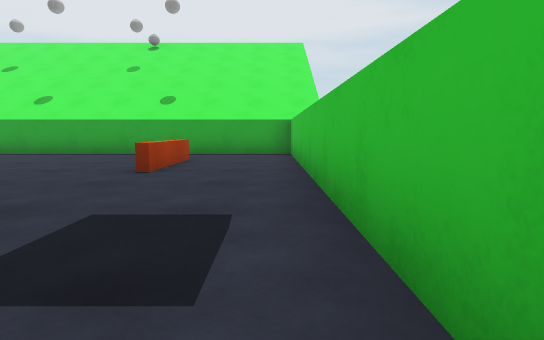
[1] (above)

20 first-person views from a walk through a scene from a Unity 3-D project. The camera is 0.58 m above the floor, tilts 6° down and sees 75° across. The floor is counted in squares, 1 m on a side. Each view is taken from the middle of a square. On the plan, view 1 faces up. The plan holds only what a view shows up to about 10 squares ahead; the rest is blank. The place goes on beyond the plan. The player character is not drawn. Surface patterns are stand-ins for the level's own textures.

[2]
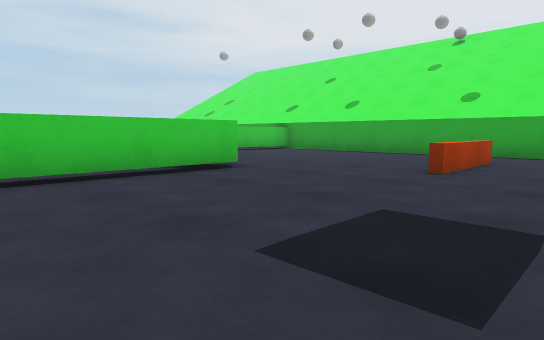

[3]
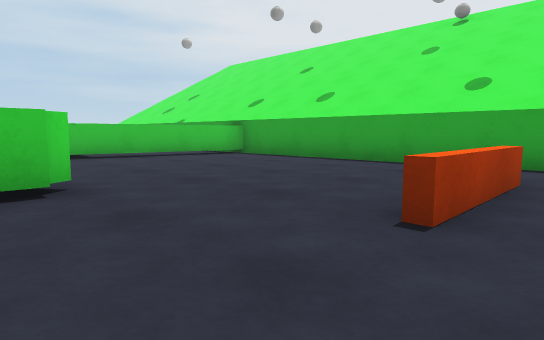

[4]
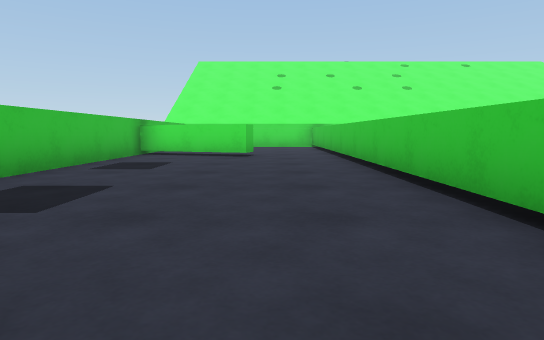

[5]
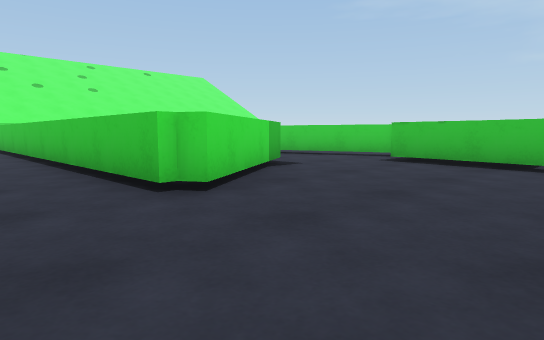

[6]
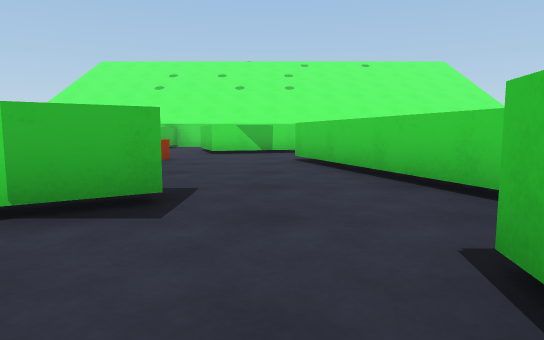

[7]
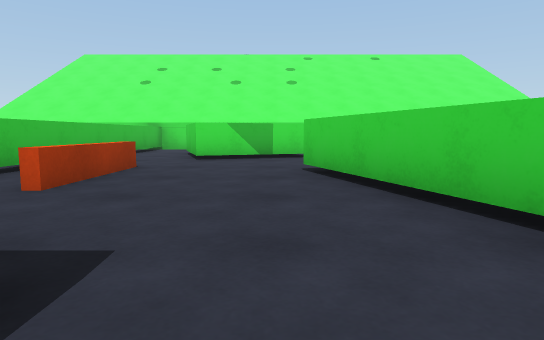

[8]
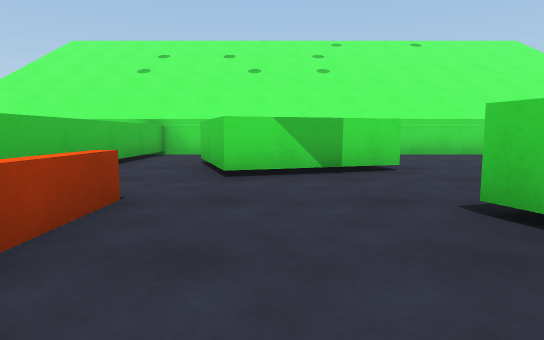

[9]
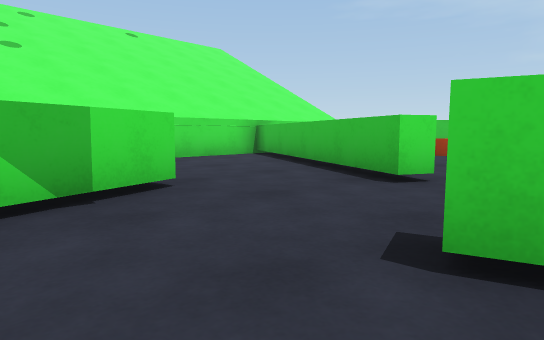

[10]
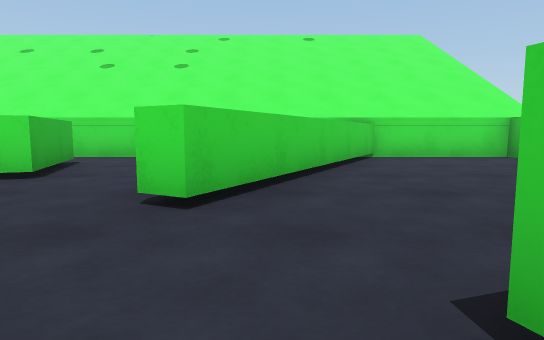

[11]
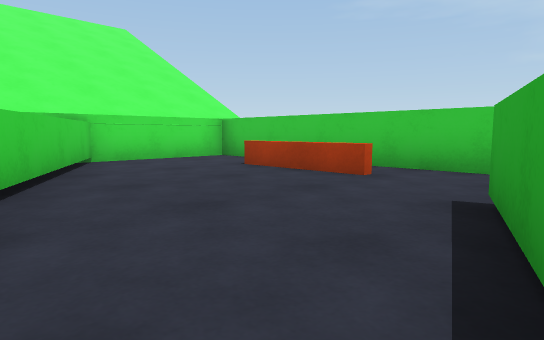

[12]
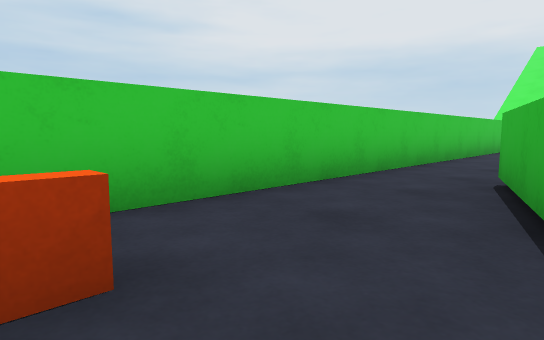

[13]
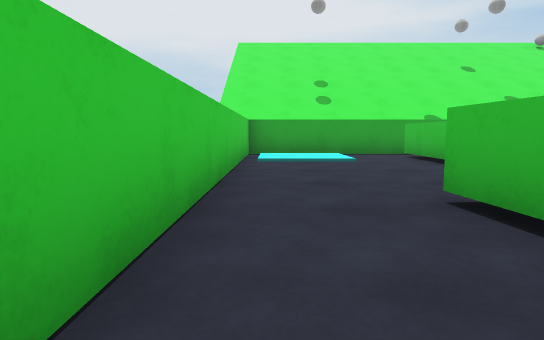

[14]
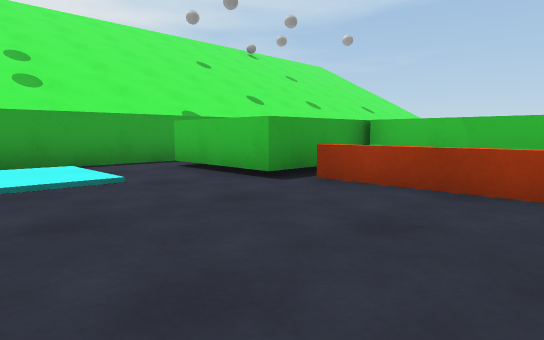

[15]
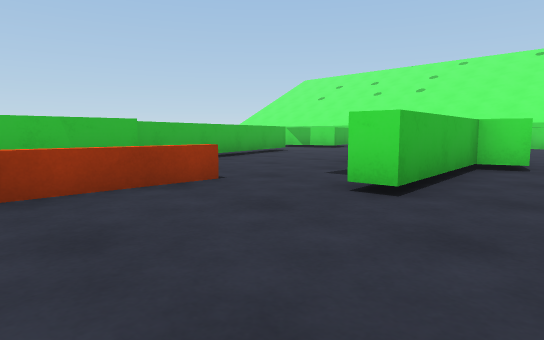

[16]
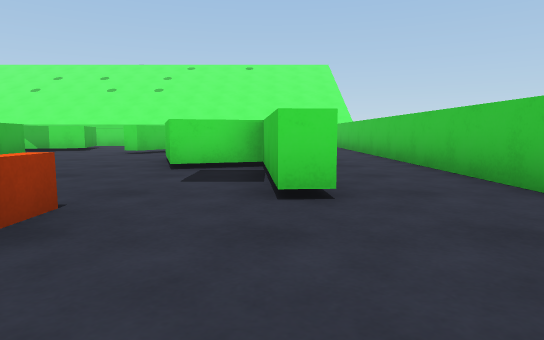

[17]
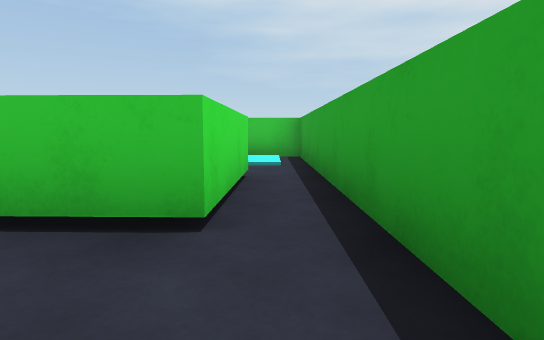

[18]
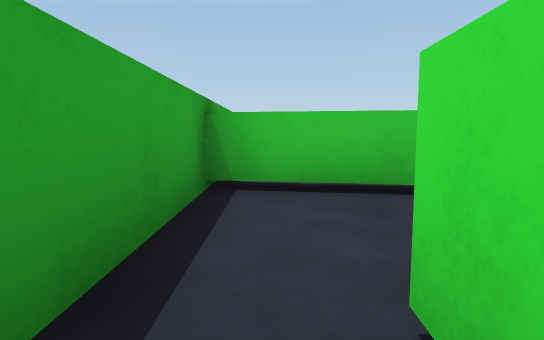

[19]
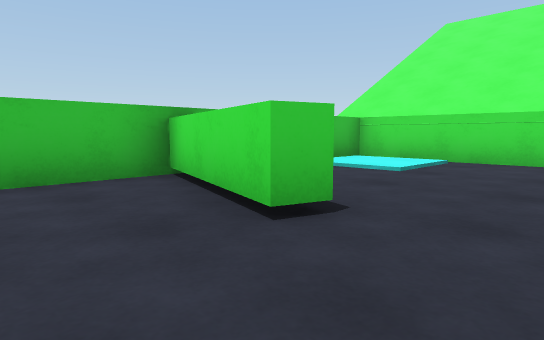

[20]
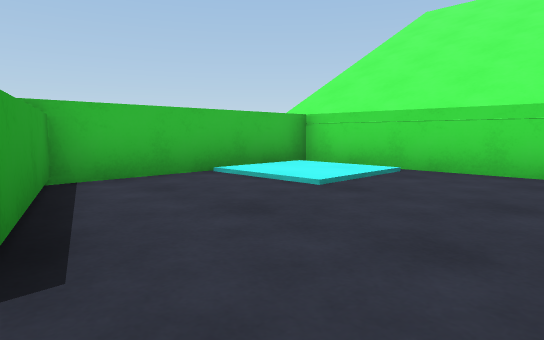

### Floor plan
Points are (right, up) in squares from view 1. A wall is a line through its corners. A room is listed if a view was taken in it or the views show most of it. See-through windows are left out.
Room 1 (views 1, 2, 3, 4, 5, 6, 19)
walls: (-4.6, 3.9) (-4.6, -2.5); (-7.1, 2.7) (-4.9, 4.1); (-2.4, -3.6) (0.5, -4.5); (-8.9, 9.4) (-9.8, 4.6); (0.5, -5) (0.5, 9.7) (-8.9, 9.7)
low walls: (-1.8, 7.8) (-1.8, 5.1)
ways out: opening at (-8.5, 3.5) to room 2; opening at (-3.5, -2.5) to room 6
Room 2 (views 7, 8, 9)
walls: (-8.1, 2.1) (-7.1, 2.7); (-11.2, 3) (-9.5, -2.6); (-8.3, -4.9) (-7.4, -4.6); (-9.8, 4.6) (-10, 3.4); (-5.1, -4.5) (-5.1, -2)
low walls: (-6.7, -3) (-6.7, -0.5)
ways out: opening at (-8.5, 3.5) to room 1; opening at (-8.3, -4) to room 7
Room 3 (views 10, 11, 13, 14, 15, 16, 18)
walls: (-12.7, 3.6) (-12.6, 6.1); (-12.3, 6.2) (-14.8, 6.2) (-14.8, 8.7) (-12, 8.6); (-16.2, -2.8) (-17, -0.4) (-16.3, -0.2) (-16.6, 3) (-16.1, 3) (-15.8, -0.1) (-14.4, 0.4) (-13.6, -2); (-12.4, -3.6) (-11.9, -3.8); (-11.4, 9.7) (-18.6, 9.7) (-18.6, -4.5); (-10, -2.8) (-11.9, 3.3)
low walls: (-14.4, 3.2) (-14.4, 5.9)
ways out: opening at (-17, -3.5) to room 4; opening at (-12.5, -2.5) to room 4; opening at (-12, 9) to room 5; opening at (-11, -3) to room 7
Room 4 (view 12)
walls: (-18.6, -4.5) (-18.6, -9.5) (-15, -9.5); (-15.5, -9.5) (-12.4, -3.6); (-14.4, -2.1) (-16.2, -2.8)
low walls: (-17.3, -4.5) (-17.3, -7.1)
ways out: opening at (-17, -3.5) to room 3; opening at (-12.5, -2.5) to room 3
Room 5 (view 17)
walls: (-12, 8.6) (-12.1, 7.3); (-9.7, 7.6) (-9.4, 9.7); (-8.9, 9.7) (-11.4, 9.7)
ways out: opening at (-12, 9) to room 3
Room 6 (view 20)
walls: (-2.6, -4.2) (-2.4, -3.6); (0.6, -5.1) (-2.1, -4.2); (-6.1, -9.5) (0.5, -9.5) (0.5, -5); (-4.6, -2.5) (-4.6, -5.4)
ways out: opening at (-3.5, -2.5) to room 1
Room 7 (no view inside)
walls: (-9.2, -7.9) (-10, -5.5) (-8.3, -4.9); (-9.9, -9.5) (-8.2, -9.5); (-7.4, -4.6) (-6.6, -6.9); (-11.9, -3.8) (-14.9, -9.5) (-11.4, -9.5); (-5.1, -9.5) (-5.1, -4.5)
ways out: opening at (-8.3, -4) to room 2; opening at (-11, -3) to room 3

Where each view was taken, in squares from view 1:
view 1: 0 up, 0 right, facing up
view 2: 0 up, 0 right, facing up-left
view 3: 3 up, 1 left, facing up-left
view 4: 5 up, 3 left, facing down
view 5: 7 up, 3 left, facing down-left
view 6: 5 up, 9 left, facing down
view 7: 3 up, 9 left, facing down
view 8: 0 up, 8 left, facing down
view 9: 2 down, 8 left, facing down-left
view 10: 1 down, 13 left, facing down
view 11: 2 down, 13 left, facing down-left
view 12: 5 down, 16 left, facing up-left
view 13: 0 up, 18 left, facing up
view 14: 3 up, 18 left, facing up-right
view 15: 6 up, 18 left, facing down-right
view 16: 6 up, 16 left, facing down
view 17: 9 up, 10 left, facing left
view 18: 9 up, 13 left, facing right
view 19: 2 down, 4 left, facing down-right
view 20: 4 down, 4 left, facing down-right
